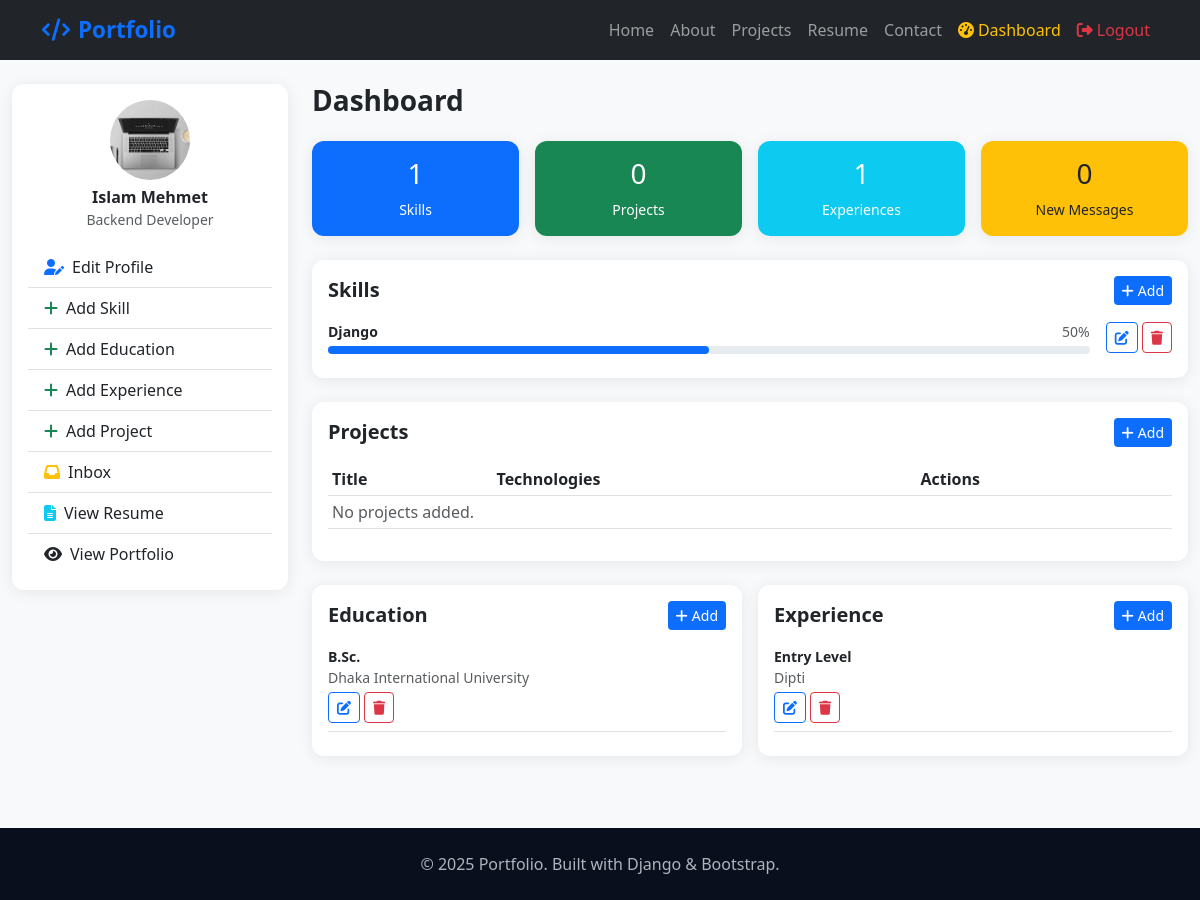
Page /dashboard/ (signed in) on the committed database.
### portfolio/models.py (models this page shows, shortened)
class Profile(models.Model):
    user = models.OneToOneField(User, on_delete=models.CASCADE)
    full_name = models.CharField(max_length=200)
    title = models.CharField(max_length=200, blank=True)
    bio = models.TextField(blank=True)
    profile_picture = models.ImageField(upload_to='profile/', blank=True, null=True)
    phone = models.CharField(max_length=20, blank=True)
    email = models.EmailField(blank=True)
    address = models.CharField(max_length=300, blank=True)
    linkedin = models.URLField(blank=True)
    github = models.URLField(blank=True)
    website = models.URLField(blank=True)

class Skill(models.Model):
    LEVEL_CHOICES = [
        ('beginner', 'Beginner'),
        ('intermediate', 'Intermediate'),
        ('advanced', 'Advanced'),
        ('expert', 'Expert'),
    ]
    profile = models.ForeignKey(Profile, on_delete=models.CASCADE, related_name='skills')
    name = models.CharField(max_length=100)
    level = models.CharField(max_length=20, choices=LEVEL_CHOICES, default='intermediate')
    percentage = models.PositiveIntegerField(default=50, help_text="Skill level 0-100")

class Education(models.Model):
    profile = models.ForeignKey(Profile, on_delete=models.CASCADE, related_name='education')
    institution = models.CharField(max_length=200)
    degree = models.CharField(max_length=200)
    field_of_study = models.CharField(max_length=200, blank=True)
    start_year = models.PositiveIntegerField()
    end_year = models.PositiveIntegerField(null=True, blank=True)
    currently_studying = models.BooleanField(default=False)
    description = models.TextField(blank=True)
    class Meta:
        ordering = ['-start_year']

class Experience(models.Model):
    profile = models.ForeignKey(Profile, on_delete=models.CASCADE, related_name='experiences')
    company = models.CharField(max_length=200)
    position = models.CharField(max_length=200)
    start_date = models.DateField()
    end_date = models.DateField(null=True, blank=True)
    currently_working = models.BooleanField(default=False)
    description = models.TextField(blank=True)
    location = models.CharField(max_length=200, blank=True)
    class Meta:
        ordering = ['-start_date']

### portfolio/views.py (the view)
# urls.py: path('dashboard/',        views.dashboard,    name='dashboard'),
@login_required
def dashboard(request):
    profile, _ = Profile.objects.get_or_create(
        user=request.user,
        defaults={'full_name': request.user.username, 'email': request.user.email}
    )
    context = {
        'profile':    profile,
        'skills':     Skill.objects.filter(profile=profile),
        'education':  Education.objects.filter(profile=profile),
        'experience': Experience.objects.filter(profile=profile),
        'projects':   Project.objects.filter(profile=profile),
        'messages_count': Contact.objects.filter(is_read=False).count(),
    }
    return render(request, 'portfolio/dashboard.html', context)

### portfolio/templates/portfolio/dashboard.html (shortened to what this page needs)
{% extends 'portfolio/base.html' %}
{% block content %}
<div class="container-fluid py-4">
  <div class="row">
    <div class="col-md-3">
      <div class="card p-3 mb-3">
        <div class="text-center mb-3">
          {% if profile.profile_picture %}
          <img src="{{ profile.profile_picture.url }}" class="rounded-circle mb-2" width="80" height="80" style="object-fit:cover">
          {% else %}
          <div class="rounded-circle bg-primary d-inline-flex align-items-center justify-content-center mb-2" style="width:80px;height:80px">
            <i class="fas fa-user fa-2x text-white"></i>
          </div>
          {% endif %}
          <h6 class="fw-bold mb-0">{{ profile.full_name }}</h6>
          <small class="text-muted">{{ profile.title }}</small>
        </div>
        <div class="list-group list-group-flush">
          <a href="{% url 'edit_profile' %}" class="list-group-item list-group-item-action"><i class="fas fa-user-edit me-2 text-primary"></i>Edit Profile</a>
          <a href="{% url 'add_skill' %}" class="list-group-item list-group-item-action"><i class="fas fa-plus me-2 text-success"></i>Add Skill</a>
          <a href="{% url 'add_education' %}" class="list-group-item list-group-item-action"><i class="fas fa-plus me-2 text-success"></i>Add Education</a>
          <a href="{% url 'add_experience' %}" class="list-group-item list-group-item-action"><i class="fas fa-plus me-2 text-success"></i>Add Experience</a>
          <a href="{% url 'add_project' %}" class="list-group-item list-group-item-action"><i class="fas fa-plus me-2 text-success"></i>Add Project</a>
          <a href="{% url 'inbox' %}" class="list-group-item list-group-item-action">
            <i class="fas fa-inbox me-2 text-warning"></i>Inbox
          </a>
          <a href="{% url 'resume' %}" class="list-group-item list-group-item-action" target="_blank"><i class="fas fa-file-alt me-2 text-info"></i>View Resume</a>
          <a href="{% url 'home' %}" class="list-group-item list-group-item-action" target="_blank"><i class="fas fa-eye me-2"></i>View Portfolio</a>
        </div>
      </div>
    </div>
    <div class="col-md-9">
      <h3 class="fw-bold mb-4">Dashboard</h3>
      <div class="row g-3 mb-4">
        <div class="col-6 col-md-3">
          <div class="card text-center p-3 bg-primary text-white">
            <h3>{{ skills.count }}</h3><small>Skills</small>
          </div>
        </div>
        <div class="col-6 col-md-3">
          <div class="card text-center p-3 bg-success text-white">
            <h3>{{ projects.count }}</h3><small>Projects</small>
          </div>
        </div>
        <div class="col-6 col-md-3">
          <div class="card text-center p-3 bg-info text-white">
            <h3>{{ experience.count }}</h3><small>Experiences</small>
          </div>
        </div>
        <div class="col-6 col-md-3">
          <div class="card text-center p-3 bg-warning text-dark">
            <h3>{{ messages_count }}</h3><small>New Messages</small>
          </div>
        </div>
      </div>
      <div class="card p-3 mb-4">
        <div class="d-flex justify-content-between align-items-center mb-3">
          <h5 class="fw-bold mb-0">Skills</h5>
          <a href="{% url 'add_skill' %}" class="btn btn-sm btn-primary"><i class="fas fa-plus me-1"></i>Add</a>
        </div>
        {% for skill in skills %}
        <div class="d-flex align-items-center mb-2">
          <div class="flex-grow-1 me-3">
            <div class="d-flex justify-content-between mb-1">
              <span class="small fw-semibold">{{ skill.name }}</span>
              <span class="small text-muted">{{ skill.percentage }}%</span>
            </div>
            <div class="skill-bar"><div class="skill-progress" style="width:{{ skill.percentage }}%"></div></div>
          </div>
          <div class="d-flex gap-1">
            <a href="{% url 'edit_skill' skill.pk %}" class="btn btn-sm btn-outline-primary"><i class="fas fa-edit"></i></a>
            <a href="{% url 'delete_skill' skill.pk %}" class="btn btn-sm btn-outline-danger" onclick="return confirm('Delete?')"><i class="fas fa-trash"></i></a>
          </div>
        </div>
        {% empty %}<p class="text-muted small">No skills added yet.</p>{% endfor %}
      </div>
      <div class="card p-3 mb-4">
        <div class="d-flex justify-content-between align-items-center mb-3">
          <h5 class="fw-bold mb-0">Projects</h5>
          <a href="{% url 'add_project' %}" class="btn btn-sm btn-primary"><i class="fas fa-plus me-1"></i>Add</a>
        </div>
        <div class="table-responsive">
          <table class="table table-sm">
            <thead><tr><th>Title</th><th>Technologies</th><th>Actions</th></tr></thead>
            <tbody>
              {% for proj in projects %}
              <tr>
                <td class="fw-semibold">{{ proj.title }}</td>
                <td><small class="text-muted">{{ proj.technologies }}</small></td>
                <td>
                  <a href="{% url 'edit_project' proj.pk %}" class="btn btn-sm btn-outline-primary me-1"><i class="fas fa-edit"></i></a>
                  <a href="{% url 'delete_project' proj.pk %}" class="btn btn-sm btn-outline-danger" onclick="return confirm('Delete?')"><i class="fas fa-trash"></i></a>
                </td>
              </tr>
              {% empty %}<tr><td colspan="3" class="text-muted">No projects added.</td></tr>{% endfor %}
            </tbody>
          </table>
        </div>
      </div>
      <div class="row g-3">
        <div class="col-md-6">
          <div class="card p-3">
            <div class="d-flex justify-content-between align-items-center mb-3">
              <h5 class="fw-bold mb-0">Education</h5>
              <a href="{% url 'add_education' %}" class="btn btn-sm btn-primary"><i class="fas fa-plus me-1"></i>Add</a>
            </div>
            {% for edu in education %}
            <div class="border-bottom pb-2 mb-2">
              <p class="fw-semibold mb-0 small">{{ edu.degree }}</p>
              <p class="text-muted mb-0 small">{{ edu.institution }}</p>
              <div class="d-flex gap-1 mt-1">
                <a href="{% url 'edit_education' edu.pk %}" class="btn btn-sm btn-outline-primary"><i class="fas fa-edit"></i></a>
                <a href="{% url 'delete_education' edu.pk %}" class="btn btn-sm btn-outline-danger" onclick="return confirm('Delete?')"><i class="fas fa-trash"></i></a>
              </div>
            </div>
            {% empty %}<p class="text-muted small">No education added.</p>{% endfor %}
          </div>
        </div>
        <div class="col-md-6">
          <div class="card p-3">
            <div class="d-flex justify-content-between align-items-center mb-3">
              <h5 class="fw-bold mb-0">Experience</h5>
              <a href="{% url 'add_experience' %}" class="btn btn-sm btn-primary"><i class="fas fa-plus me-1"></i>Add</a>
            </div>
            {% for exp in experience %}
            <div class="border-bottom pb-2 mb-2">
              <p class="fw-semibold mb-0 small">{{ exp.position }}</p>
              <p class="text-muted mb-0 small">{{ exp.company }}</p>
              <div class="d-flex gap-1 mt-1">
                <a href="{% url 'edit_experience' exp.pk %}" class="btn btn-sm btn-outline-primary"><i class="fas fa-edit"></i></a>
                <a href="{% url 'delete_experience' exp.pk %}" class="btn btn-sm btn-outline-danger" onclick="return confirm('Delete?')"><i class="fas fa-trash"></i></a>
              </div>
            </div>
            {% empty %}<p class="text-muted small">No experience added.</p>{% endfor %}
          </div>
        </div>
      </div>
    </div>
  </div>
</div>
{% endblock %}

### portfolio/templates/portfolio/base.html (style rules this page uses)
:root { --primary: #0d6efd; --dark: #0a0f1e; }
body { font-family: 'Segoe UI', sans-serif; background: #f8f9fa; }
.btn-primary { background: var(--primary); border: none; }
.card { border: none; box-shadow: 0 2px 15px rgba(0,0,0,.08); border-radius: 12px; }
.skill-bar { height: 8px; border-radius: 4px; background: #e9ecef; }
.skill-progress { height: 8px; border-radius: 4px; background: var(--primary); }

### rows in the picture
Profile: profile_picture (picture), full_name "Islam Mehmet", title "Backend Developer"
Skill: name "Django", percentage "50"
Education: degree "B.Sc.", institution "Dhaka International University"
Experience: position "Entry Level", company "Dipti"

### other values in the picture
{{ skills.count }} "1"
{{ projects.count }} "0"
{{ experience.count }} "1"
{{ messages_count }} "0"
